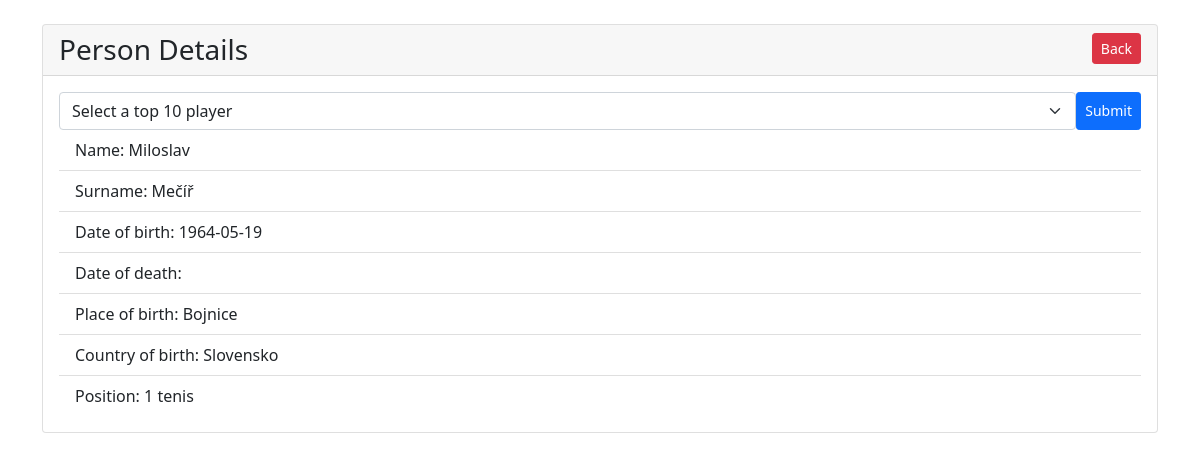
/person_detail.php?id=13 (signed in), run on the app's committed database.
### tables this page shows
CREATE TABLE `position` (
  `id` int UNSIGNED NOT NULL,
  `person_id` int UNSIGNED NOT NULL,
  `place_id` int UNSIGNED NOT NULL,
  `placing` int NOT NULL,
  `discipline` varchar(255) NOT NULL
);

CREATE TABLE `person` (
  `id` int UNSIGNED NOT NULL,
  `name` varchar(100) NOT NULL,
  `surname` varchar(100) NOT NULL,
  `birth_day` date NOT NULL,
  `birth_place` varchar(100) NOT NULL,
  `birth_country` varchar(100) NOT NULL,
  `death_day` date DEFAULT NULL,
  `death_place` varchar(100) DEFAULT NULL,
  `death_country` varchar(100) DEFAULT NULL
);

### person_detail.php (the view, shortened to what this page needs)
<?php
include 'config.php';
$person_id = mysqli_real_escape_string($conn, $_GET["id"]);
$query = "SELECT *
 FROM person, position
 WHERE person.id='$person_id'
 AND position.person_id = '$person_id'  ";
$result = mysqli_query($conn, $query);
$person_detail = [];
if ($result->num_rows > 0) {
    $person_detail = $result->fetch_all(MYSQLI_ASSOC);
}
?>
<!DOCTYPE html>
<html lang="en">
<head>
    <link href="https://cdn.jsdelivr.net/npm/bootstrap@5.0.2/dist/css/bootstrap.min.css" rel="stylesheet">
</head>
<body>
    <div class="container mt-4">
        <div class="card">
            <h3 class="card-header">Person Details <a role="button" class="btn btn-danger btn-sm float-end" href="index.php">Back</a></h3>
            <div class="card-body">
                <?php
                $query2 = "SELECT distinct person.name, person.id as p_id, count(position.placing) as count_gold FROM (person inner join position on person.id=position.person_id) where position.placing=1 group by person.id limit 10";
                $result2 = mysqli_query($conn, $query2);
                $person_detail2 = [];
                if ($result2->num_rows > 0) {
                    $person_detail2 = $result2->fetch_all(MYSQLI_ASSOC);
                }
                ?>
                <?php if (!empty($person_detail2)) { ?>
                    <form style="display:flex" action="person_detail.php" method="get">
                        <select name="id" class="form-select" aria-label="Default select example">
                            <option value="" disabled selected>Select a top 10 player</option>;
                        </select>
                        <input class="btn btn-primary btn-sm" type="submit" name="Hey">
                    </form>
                <?php } ?>
                <?php if (!empty($person_detail)) { ?>
                    <?php foreach ($person_detail as $key => $person) { ?>
                        <?php if ($key == 0) { ?>
                            <ul class="list-group list-group-flush">
                                <li class="list-group-item"><?php echo 'Name: ' . $person['name']; ?></li>
                                <li class="list-group-item"><?php echo 'Surname: ' . $person['surname']; ?></li>
                                <li class="list-group-item"><?php echo 'Date of birth: ' . $person['birth_day']; ?></li>
                                <li class="list-group-item"><?php echo 'Date of death: ' . $person['death_day']; ?></li>
                                <li class="list-group-item"><?php echo 'Place of birth: ' . $person['birth_place']; ?></li>
                                <li class="list-group-item"><?php echo 'Country of birth: ' . $person['birth_country']; ?></li>
                            <?php } ?>
                            <li class="list-group-item"><?php echo 'Position: ' . $person['placing'] . ' ' . $person['discipline']; ?></li>
                            </ul>
                        <?php } ?>
                    <?php } ?>
            </div>
        </div>
    </div>
</body>
</html>

### data on the page
position: person.name "Miloslav", person.surname "Mečíř", person.birth_day "1964-05-19", person.birth_place "Bojnice", person.birth_country "Slovensko", placing "1", discipline "tenis"
